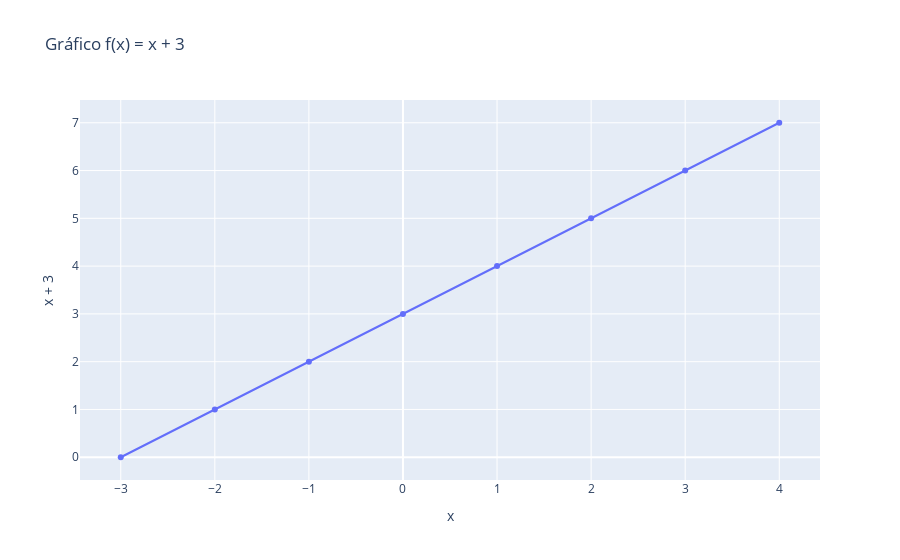

Here is the notebook cell this chart was saved with:
### Code cell
fig = px.line(
    df,
    x='x',
    y='x + 3',
    title=f'Gráfico f(x) = x + 3'
).update_traces(mode='lines+markers')
fig.show()

### Figure 1 — Plotly figure (JSON) as saved in the notebook; plotly's stock layout.template omitted (floating-point values rounded to 4 significant figures)
{"data": [{"hovertemplate": "x=%{x}<br>x + 3=%{y}<extra></extra>", "legendgroup": "", "line": {"color": "#636efa", "dash": "solid"}, "mode": "lines+markers", "name": "", "orientation": "v", "showlegend": false, "type": "scatter", "x": [1, 2, 3, 4, 0, -1, -2, -3], "xaxis": "x", "y": [4, 5, 6, 7, 3, 2, 1, 0], "yaxis": "y"}], "layout": {"legend": {"tracegroupgap": 0}, "title": {"text": "Gráfico f(x) = x + 3"}, "xaxis": {"anchor": "y", "domain": [0, 1], "title": {"text": "x"}}, "yaxis": {"anchor": "x", "domain": [0, 1], "title": {"text": "x + 3"}}}}
